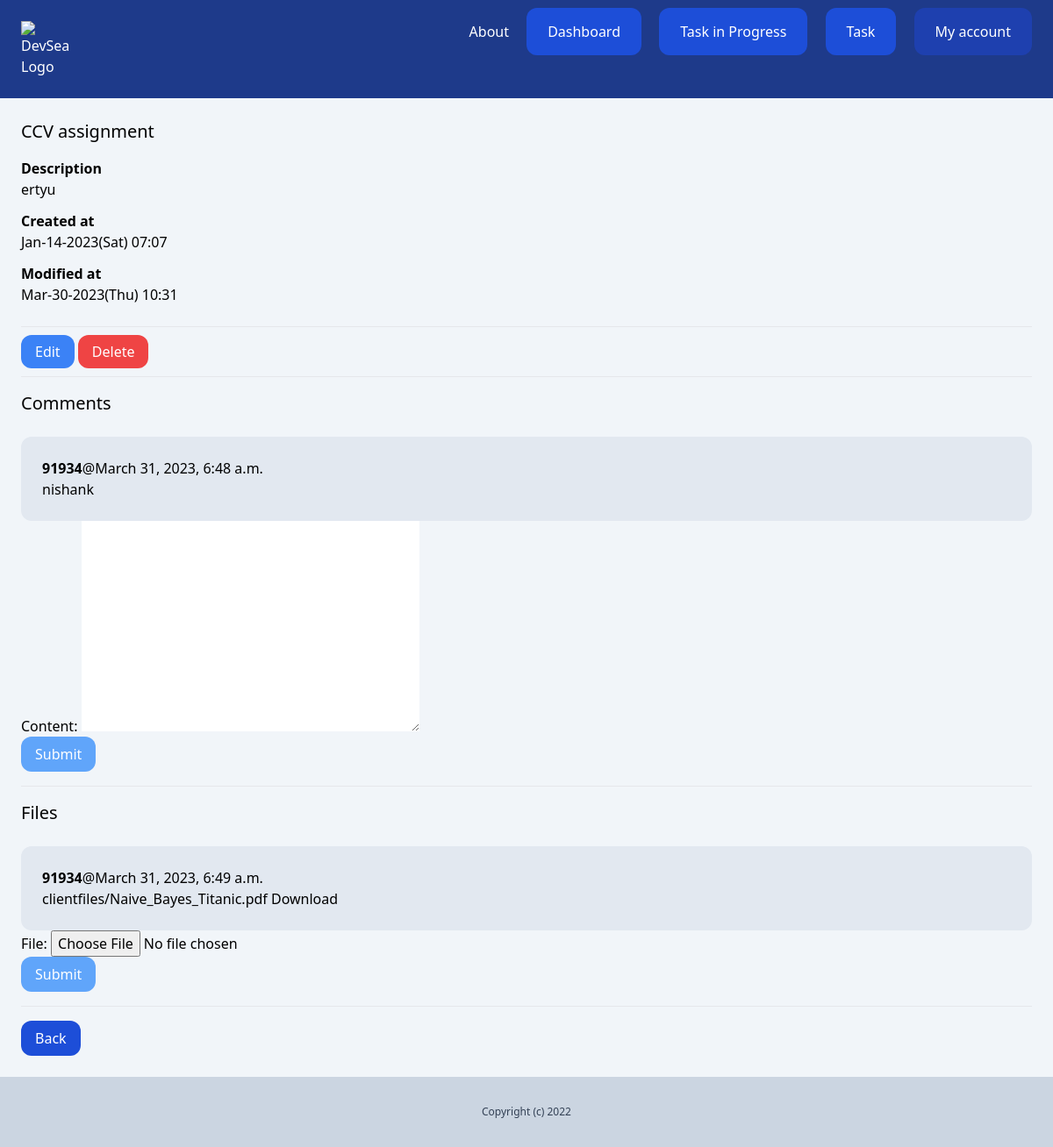
The page /dashboard/Task_in_progress/7/ (signed in) on the database its author committed.
### client/models.py (models this page shows, shortened)
class Client(models.Model):
    team = models.ForeignKey(
        Team, related_name='clients', on_delete=models.CASCADE)
    name = models.CharField(max_length=255)
    email = models.EmailField()
    description = models.TextField(blank=True, null=True)
    created_by = models.ForeignKey(
        User, related_name='clients', on_delete=models.CASCADE)
    created_at = models.DateTimeField(auto_now_add=True)
    modified_at = models.DateTimeField(auto_now=True)
    class Meta:
        ordering = ('name',)

class Comment(models.Model):
    team = models.ForeignKey(Team, related_name='client_comments',
                             on_delete=models.CASCADE)
    client = models.ForeignKey(Client, related_name='comments',
                               on_delete=models.CASCADE)
    content = models.TextField(blank=True, null=True)
    created_by = models.ForeignKey(
        User, related_name='client_comments', on_delete=models.CASCADE)
    created_at = models.DateTimeField(auto_now_add=True)

class ClientFile(models.Model):
    team = models.ForeignKey(Team, related_name='client_files',
                             on_delete=models.CASCADE)
    client = models.ForeignKey(Client, related_name='files',
                               on_delete=models.CASCADE)
    file = models.FileField(upload_to='clientfiles')
    created_by = models.ForeignKey(
        User, related_name='client_files', on_delete=models.CASCADE)
    created_at = models.DateTimeField(auto_now_add=True)

### client/views.py (the view)
# urls.py: path('<int:pk>/', views.client_detail, name='detail'),
@login_required
def client_detail(request, pk):
    client = get_object_or_404(Client, created_by=request.user, pk=pk)
    team = Team.objects.filter(created_by=request.user)[0]
    if request.method == 'POST':
        form = AddCommentForm(request.POST)
        if form.is_valid():
            comment = form.save(commit=False)
            comment.team = team
            comment.created_by = request.user
            comment.client = client
            comment.save()
            return redirect('clients:detail', pk=pk)
    else:
        form = AddCommentForm()
    return render(request, 'client/client_detail.html', {
        'client': client,
        'form': form,
        'fileform': AddFileForm()
    })

### client/forms.py
class AddCommentForm(forms.ModelForm):
    class Meta:
        model = Comment
        fields = ('content',)

class AddFileForm(forms.ModelForm):
    class Meta:
        model = ClientFile
        fields = ('file',)

### client/templates/client/client_detail.html
{% extends 'core/base.html' %} {% block title %} {{client.name}} {% endblock %}
{% block content %}
<div class="py-6 px-6">
  <h1 class="mb-4 text-xl">{{client.name}}</h1>
  {% if client.description %}
  <p class="font-semibold">Description</p>
  <p class="mb-3">{{client.description}}</p>
  {% endif %}
  <p class="font-semibold">Created at</p>
  <p class="mb-3">{{client.created_at|date:'M-d-Y(D) H:i'}}</p>
  <p class="font-semibold">Modified at</p>
  <p class="mb-6">{{client.modified_at|date:'M-d-Y(D) H:i'}}</p>
  <hr class="my-4 bg-blue-700" />
  <a
    href="{% url 'clients:edit' client.id %}"
    class="py-2 px-4 rounded-xl text-white bg-blue-500"
  >
    Edit</a
  >
  <a
    href=" {% url 'clients:delete' client.id %} "
    class="py-2 px-4 rounded-xl text-white bg-red-500"
  >
    Delete</a
  >
  <hr class="my-4 bg-blue-700" />
  <h2 class="text-xl mb-6">Comments</h2>
  <div class="space-y-4">
    {% for comment in client.comments.all %}
    <div class="bg-slate-200 p-6 rounded-xl">
      <p><strong>{{comment.created_by}}</strong>@{{comment.created_at}}</p>
      {{comment.content}}
    </div>
    {% endfor %}
  </div>
  <form action=" {% url 'clients:add_comment' client.id %} " method="post">
    {% csrf_token %} {{form.as_p}}
    <button class="py-2 px-4 rounded-xl text-white bg-blue-400">Submit</button>
  </form>
  <hr class="my-4 bg-black-700" />
  <h2 class="text-xl mb-6">Files</h2>
  <div class="space-y-4">
    {% for file in client.files.all %}
    <div class="bg-slate-200 p-6 rounded-xl">
      <p><strong>{{file.created_by}}</strong>@{{file.created_at}}</p>
      {{file.file}}
      <a href=" {{file.file.url}} " class="hover:text-sky-400">Download</a>
    </div>
    {% endfor %}
  </div>
  <form
    action="{% url 'clients:add_file' client.id %}"
    enctype="multipart/form-data"
    method="post"
  >
    {% csrf_token %} {{fileform.as_p}}
    <button class="py-2 px-4 rounded-xl text-white bg-blue-400">Submit</button>
  </form>
  <hr class="my-4 bg-blue-700" />
  <a href=" {% url 'clients:list' %} ">
    <button class="py-2 px-4 rounded-xl text-white bg-blue-700">Back</button>
  </a>
</div>
{% endblock %}

### core/templates/core/base.html (shortened to what this page needs)
{% load static %}
<!DOCTYPE html>
<html>
  <head>
    <link rel="stylesheet" href="{% static 'main.min.css' %}" />
  </head>
  <body class="bg-slate-100">
    <nav class="py-6 flex justify-between px-6 bg-blue-900">
      <a class="text-white" href="/">
        <img
          src="{% static 'todo--unscreen.gif' %} "
          alt="DevSearch Logo"
          width="55px"
          class="mt-0"
        />
      </a>
      <div class="space-x-4">
        <a href=" {% url 'about' %} " class="text-white">About</a>
        {% if request.user.is_authenticated %}
        <a
          href="{% url 'dashboard:index' %}"
          class="py-4 px-6 bg-blue-700 rounded-xl text-white"
          >Dashboard</a
        >
        <a
          href="{% url 'clients:list' %}"
          class="py-4 px-6 bg-blue-700 rounded-xl text-white"
          >Task in Progress</a
        >
        <a
          href="{% url 'leads:list' %}"
          class="py-4 px-6 bg-blue-700 rounded-xl text-white"
          >Task</a
        >
        <a
          href="{% url 'userprofile:myaccount' %}"
          class="py-4 px-6 bg-blue-800 rounded-xl text-white"
          >My account</a
        >
        {% endif %}
      </div>
    </nav>
    {% block content %}{% endblock %}
    <footer class="py-8 text-center bg-slate-300">
      <p class="text-xs text-slate-700">Copyright (c) 2022</p>
    </footer>
  </body>
</html>

### rows shown on the page
Client: name "CCV assignment", description "ertyu", created_at "Jan-14-2023(Sat) 07:07", modified_at "Mar-30-2023(Thu) 10:31"
Comment: created_by "91934", created_at "March 31, 2023, 6:48 a.m.", content "nishank"
ClientFile: created_by "91934", created_at "March 31, 2023, 6:49 a.m.", file "clientfiles/Naive_Bayes_Titanic.pdf"
